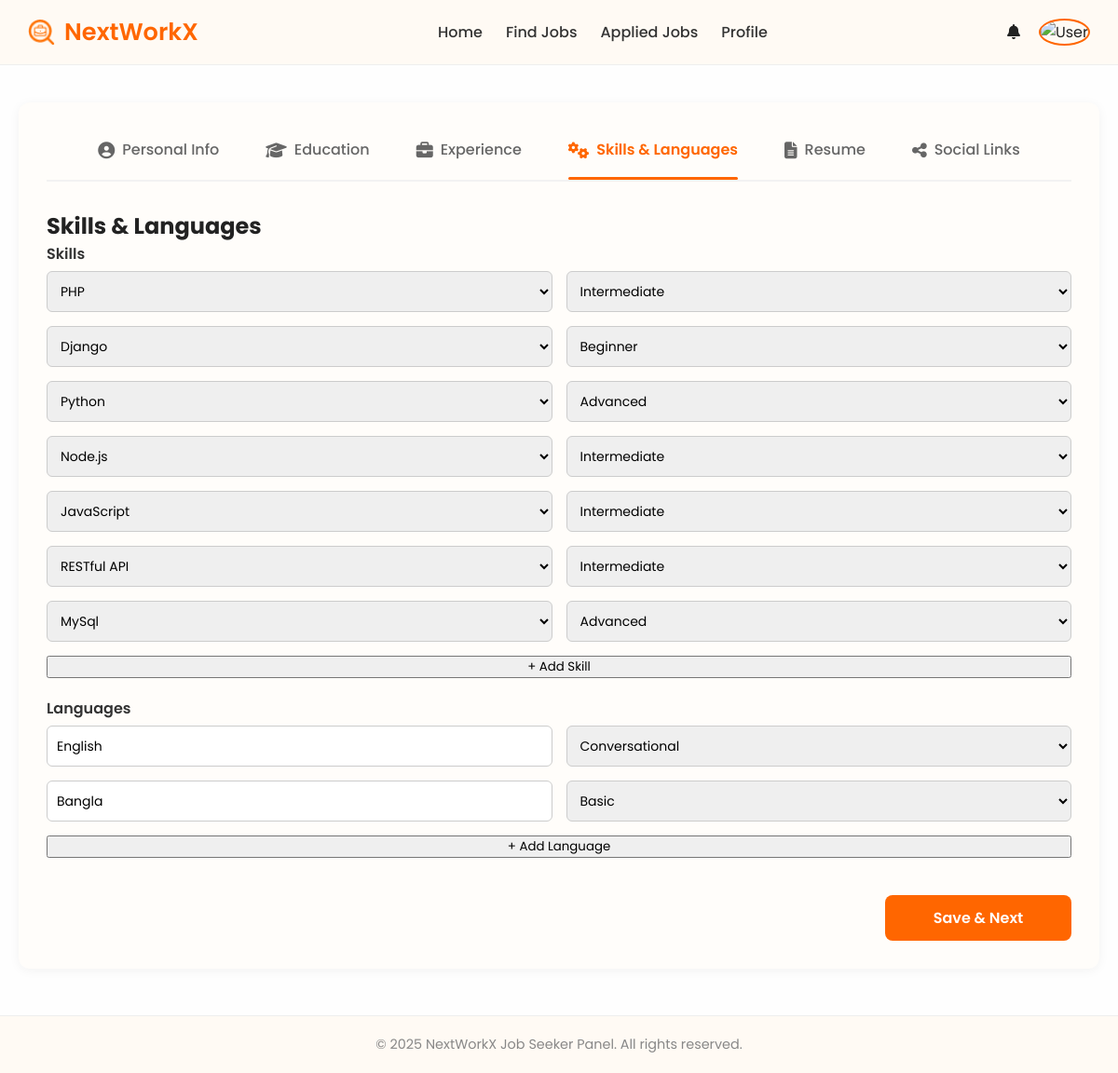
Screenshot of /user/step4_skills_languages.php (signed in) with the database file from the repository.
### tables this page shows
CREATE TABLE `job_seeker_skills` (
  `id` int(11) NOT NULL,
  `job_seeker_id` int(11) NOT NULL,
  `skill_id` int(11) NOT NULL,
  `proficiency` enum('Beginner','Intermediate','Advanced') DEFAULT 'Intermediate'
);

CREATE TABLE `skill_master` (
  `id` int(11) NOT NULL,
  `name` varchar(100) NOT NULL
);

CREATE TABLE `languages` (
  `id` int(11) NOT NULL,
  `job_seeker_id` int(11) NOT NULL,
  `language_name` varchar(100) DEFAULT NULL,
  `proficiency` enum('Basic','Conversational','Fluent','Native') DEFAULT 'Conversational'
);

### user/step4_skills_languages.php (the view, shortened to what this page needs)
<?php
include("../includes/db.php");
$job_seeker_id = $_SESSION['user_id'] ?? null;
$skills_query = $conn->prepare("SELECT * FROM skill_master");
$skills_query->execute();
$all_skills = $skills_query->fetchAll(PDO::FETCH_ASSOC);
$existing_skills = $conn->prepare("SELECT * FROM job_seeker_skills WHERE job_seeker_id = ?");
$existing_skills->execute([$job_seeker_id]);
$skills_data = $existing_skills->fetchAll(PDO::FETCH_ASSOC);
$existing_languages = $conn->prepare("SELECT * FROM languages WHERE job_seeker_id = ?");
$existing_languages->execute([$job_seeker_id]);
$languages_data = $existing_languages->fetchAll(PDO::FETCH_ASSOC);
?>
<?php include("../includes/header_jobseeker.php"); ?>
<link rel="stylesheet" href="../assets/css/jobseeker_profile.css">
<div class="profile-wrapper">
<div class="profile-tab-nav">
    <a href="step1_personal.php" class="profile-tab"><i class="fas fa-user-circle"></i> Personal Info</a>
    <a href="step2_education.php" class="profile-tab"><i class="fas fa-graduation-cap"></i> Education</a>
    <a href="step3_experience.php" class="profile-tab"><i class="fas fa-briefcase"></i> Experience</a>
    <a href="step4_skills_languages.php" class="profile-tab active"><i class="fas fa-cogs"></i> Skills & Languages</a>
    <a href="step5_resume_upload.php" class="profile-tab"><i class="fas fa-file-alt"></i> Resume</a>
    <a href="step6_social_links.php" class="profile-tab"><i class="fas fa-share-alt"></i> Social Links</a>
  </div>
  <h2>Skills & Languages</h2>
  <form action="" method="POST" class="profile-form">
    <div class="form-group">
      <label>Skills</label>
      <div id="skills-container">
        <?php if (!empty($skills_data)): ?>
          <?php foreach ($skills_data as $s): ?>
            <div class="row">
              <select name="skills[]" required>
                <?php foreach ($all_skills as $skill): ?>
                  <option value="<?= $skill['id'] ?>" <?= $s['skill_id'] == $skill['id'] ? 'selected' : '' ?>>
                    <?= htmlspecialchars($skill['name']) ?>
                  </option>
                <?php endforeach; ?>
              </select>
              <select name="skill_proficiency[]" required>
                <option value="Beginner" <?= $s['proficiency'] == 'Beginner' ? 'selected' : '' ?>>Beginner</option>
                <option value="Intermediate" <?= $s['proficiency'] == 'Intermediate' ? 'selected' : '' ?>>Intermediate</option>
                <option value="Advanced" <?= $s['proficiency'] == 'Advanced' ? 'selected' : '' ?>>Advanced</option>
              </select>
            </div>
          <?php endforeach; ?>
        <?php endif; ?>
      </div>
      <button type="button" onclick="addSkill()">+ Add Skill</button>
    </div>
    <div class="form-group">
      <label>Languages</label>
      <div id="languages-container">
        <?php if (!empty($languages_data)): ?>
          <?php foreach ($languages_data as $lang): ?>
            <div class="row">
              <input type="text" name="language_name[]" value="<?= htmlspecialchars($lang['language_name']) ?>" placeholder="Language" required>
              <select name="language_proficiency[]" required>
                <option value="Basic" <?= $lang['proficiency'] == 'Basic' ? 'selected' : '' ?>>Basic</option>
                <option value="Conversational" <?= $lang['proficiency'] == 'Conversational' ? 'selected' : '' ?>>Conversational</option>
              </select>
            </div>
          <?php endforeach; ?>
        <?php endif; ?>
      </div>
      <button type="button" onclick="addLanguage()">+ Add Language</button>
    </div>
    <button type="submit" class="btn-submit">Save & Next</button>
  </form>
</div>
<?php include("../includes/footer_jobseeker.php"); ?>

### assets/css/jobseeker_style.css (style rules this page uses)
* * { margin: 0; padding: 0; font-family: 'Poppins', sans-serif; }
body { font-family: 'Poppins', sans-serif; margin: 0; background: #fefefe; color: #222; }

### assets/css/jobseeker_profile.css (style rules this page uses)
.profile-wrapper { max-width: 1100px; margin: 40px auto; padding: 30px; background: #fffdfa; border-radius: 12px; box-shadow: 0 2px 12px rgba(0,0,0,0.05); font-family: 'Poppins', sans-serif; }
.profile-tab-nav { display: flex; justify-content: center; align-items: center; gap: 50px; padding-bottom: 12px; margin-bottom: 30px; border-bottom: 2px solid #f2f2f2; flex-wrap: wrap; }
.profile-tab { font-size: 1rem; font-weight: 500; color: #666; display: flex; align-items: center; gap: 8px; text-decoration: none; padding: 8px 0; position: relative; transition: color 0.3s ease; }
.profile-tab i { font-size: 18px; transition: color 0.3s ease; }
.profile-tab.active { color: #ff6600; font-weight: 600; }
.profile-tab.active i { color: #ff6600; }
.profile-tab::after { content: ""; display: none; position: absolute; bottom: -12px; left: 0; width: 100%; height: 3px; background-color: #ff6600; border-radius: 3px; }
.profile-tab.active::after { display: block; }
.profile-form { display: flex; flex-direction: column; gap: 20px; }
.form-group { display: flex; flex-direction: column; }
.form-group label { font-weight: 600; margin-bottom: 6px; color: #333; }
.form-group input, .form-group select, .form-group textarea { padding: 10px; border: 1px solid #ccc; border-radius: 6px; font-size: 14px; }
.btn-submit { background: #ff6600; color: white; border: none; padding: 12px 20px; border-radius: 6px; font-weight: 600; font-size: 16px; cursor: pointer; transition: 0.3s ease; margin-top: 20px; width: 200px; align-self: flex-end; }
.row { display: flex; gap: 15px; margin-bottom: 15px; }
.row select, .row input { flex: 1; padding: 10px; font-size: 14px; }
.btn-submit { background: #ff6a00; color: white; border: none; padding: 12px 30px; font-size: 16px; border-radius: 6px; cursor: pointer; transition: 0.3s; }
.btn-submit { background: #ff6600; color: white; border: none; padding: 12px 20px; font-size: 16px; border-radius: 8px; cursor: pointer; transition: 0.3s; display: inline-block; text-decoration: none; font-weight: 600; text-align: center; }

### rows the page displays
job_seeker_skills: skill.name "PHP", proficiency "Intermediate"
job_seeker_skills: skill.name "Django", proficiency "Beginner"
job_seeker_skills: skill.name "Python", proficiency "Advanced"
job_seeker_skills: skill.name "Node.js", proficiency "Intermediate"
job_seeker_skills: skill.name "JavaScript", proficiency "Intermediate"
job_seeker_skills: skill.name "RESTful API", proficiency "Intermediate"
job_seeker_skills: skill.name "MySql", proficiency "Advanced"
languages: language_name "English", proficiency "Conversational"
languages: language_name "Bangla", proficiency "Basic"
